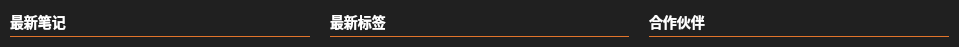
<?xml version="1.0" encoding="UTF-8"?>
<ui version="4.0">
 <class>BottomTitleWidget</class>
 <widget class="QWidget" name="BottomTitleWidget">
  <property name="geometry">
   <rect>
    <x>0</x>
    <y>0</y>
    <width>959</width>
    <height>47</height>
   </rect>
  </property>
  <property name="maximumSize">
   <size>
    <width>16777215</width>
    <height>50</height>
   </size>
  </property>
  <property name="windowTitle">
   <string>Form</string>
  </property>
  <property name="autoFillBackground">
   <bool>false</bool>
  </property>
  <property name="styleSheet">
   <string notr="true">background-color: rgb(32, 32, 32);</string>
  </property>
  <layout class="QHBoxLayout" name="horizontalLayout">
   <property name="spacing">
    <number>0</number>
   </property>
   <property name="leftMargin">
    <number>0</number>
   </property>
   <property name="topMargin">
    <number>0</number>
   </property>
   <property name="rightMargin">
    <number>0</number>
   </property>
   <property name="bottomMargin">
    <number>0</number>
   </property>
   <item>
    <layout class="QVBoxLayout" name="verticalLayout">
     <property name="spacing">
      <number>1</number>
     </property>
     <property name="leftMargin">
      <number>10</number>
     </property>
     <property name="topMargin">
      <number>10</number>
     </property>
     <property name="rightMargin">
      <number>10</number>
     </property>
     <property name="bottomMargin">
      <number>10</number>
     </property>
     <item>
      <widget class="QLabel" name="label">
       <property name="autoFillBackground">
        <bool>false</bool>
       </property>
       <property name="styleSheet">
        <string notr="true">color: rgb(255, 255, 255);
font-weight:bold;
font-size:14px;</string>
       </property>
       <property name="text">
        <string>最新笔记</string>
       </property>
      </widget>
     </item>
     <item>
      <widget class="QLabel" name="label_2">
       <property name="maximumSize">
        <size>
         <width>16777215</width>
         <height>3</height>
        </size>
       </property>
       <property name="autoFillBackground">
        <bool>false</bool>
       </property>
       <property name="styleSheet">
        <string notr="true">border-top:1px solid rgb(225,116, 43);
margin-top:2px;</string>
       </property>
       <property name="text">
        <string/>
       </property>
      </widget>
     </item>
    </layout>
   </item>
   <item>
    <layout class="QVBoxLayout" name="verticalLayout_2">
     <property name="spacing">
      <number>1</number>
     </property>
     <property name="leftMargin">
      <number>10</number>
     </property>
     <property name="topMargin">
      <number>10</number>
     </property>
     <property name="rightMargin">
      <number>10</number>
     </property>
     <property name="bottomMargin">
      <number>10</number>
     </property>
     <item>
      <widget class="QLabel" name="label_3">
       <property name="autoFillBackground">
        <bool>false</bool>
       </property>
       <property name="styleSheet">
        <string notr="true">color: rgb(255, 255, 255);
font-weight:bold;
font-size:14px;</string>
       </property>
       <property name="text">
        <string>最新标签</string>
       </property>
      </widget>
     </item>
     <item>
      <widget class="QLabel" name="label_4">
       <property name="maximumSize">
        <size>
         <width>16777215</width>
         <height>3</height>
        </size>
       </property>
       <property name="autoFillBackground">
        <bool>false</bool>
       </property>
       <property name="styleSheet">
        <string notr="true">border-top:1px solid rgb(225,116, 43);
margin-top:2px;</string>
       </property>
       <property name="text">
        <string/>
       </property>
      </widget>
     </item>
    </layout>
   </item>
   <item>
    <layout class="QVBoxLayout" name="verticalLayout_3" stretch="0,0">
     <property name="spacing">
      <number>1</number>
     </property>
     <property name="leftMargin">
      <number>10</number>
     </property>
     <property name="topMargin">
      <number>10</number>
     </property>
     <property name="rightMargin">
      <number>10</number>
     </property>
     <property name="bottomMargin">
      <number>10</number>
     </property>
     <item>
      <widget class="QLabel" name="label_5">
       <property name="styleSheet">
        <string notr="true">color: rgb(255, 255, 255);
font-weight:bold;
font-size:14px;</string>
       </property>
       <property name="text">
        <string>合作伙伴</string>
       </property>
       <property name="margin">
        <number>0</number>
       </property>
      </widget>
     </item>
     <item>
      <widget class="QLabel" name="label_6">
       <property name="maximumSize">
        <size>
         <width>16777215</width>
         <height>3</height>
        </size>
       </property>
       <property name="autoFillBackground">
        <bool>false</bool>
       </property>
       <property name="styleSheet">
        <string notr="true">border-top:1px solid rgb(225,116, 43);
margin-top:2px;</string>
       </property>
       <property name="text">
        <string/>
       </property>
      </widget>
     </item>
    </layout>
   </item>
  </layout>
 </widget>
 <resources/>
 <connections/>
</ui>
